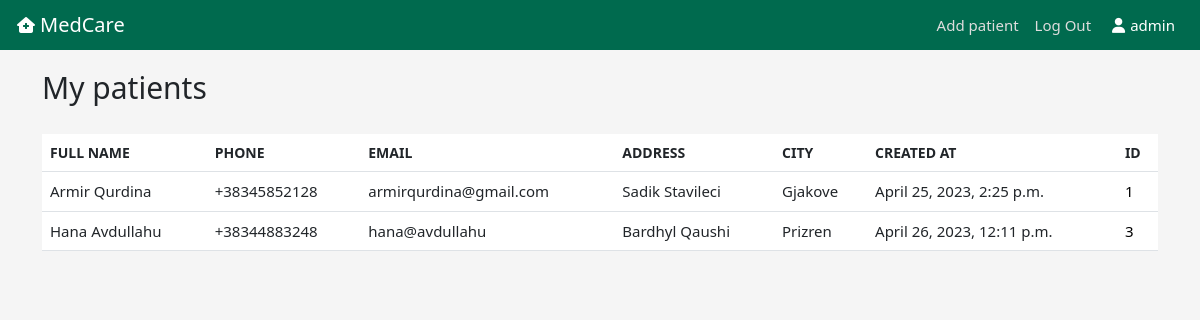
Before: / (signed in) with the older database file.
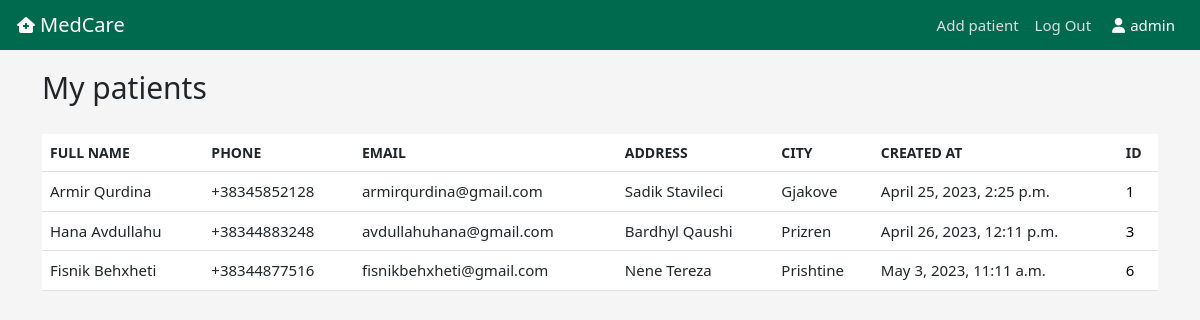
After: the same page with the newer database file.
### main/models.py (models this page shows, shortened)
class Patient(models.Model):
    created_at = models.DateTimeField(auto_now_add=True)
    first_name = models.CharField(max_length=50)
    last_name = models.CharField(max_length=50)
    gender = models.CharField(choices=GENDER_CHOICES, max_length=1, default=None)
    phone = models.CharField(max_length=20)
    email = models.CharField(max_length=100)
    address = models.CharField(max_length=100)
    city = models.CharField(max_length=50)
    description = models.TextField()
    user = models.ForeignKey(User, on_delete=models.CASCADE)

### main/views.py (the view)
# urls.py: path("", views.home, name='home'),
def home(request):
    patients = Patient.objects.filter(user=request.user.id)
    if request.method == 'POST':
        username = request.POST['username']
        password = request.POST['password']
        user = authenticate(request, username=username, password=password)
        if user is not None:
            login(request, user)
            messages.success(request, 'You have been successfully logged in. Welcome!')
            return redirect('home')
        else:
            messages.error(request, 'Wrong credentials. Invalid username or password.')
            return redirect('home')
    else:
        return render(request, "home.html", {'patients': patients})

### main/templates/home.html (shortened to what this page needs)
{% extends 'base.html' %}
{% block content %}
    {% if user.is_authenticated %}
    <div class="container home-container">
        <h1>My patients</h1>
        <table class="table table-hover">
            <thead>
                <tr>
                    <th scope="col">Full Name</th>
                    <th scope="col">Phone</th>
                    <th scope="col">Email</th>
                    <th scope="col">Address</th>
                    <th scope="col">City</th>
                    <th scope="col">Created At</th>
                    <th scope="col">ID</th>
                </tr>
            </thead>
            <tbody>
                {% if patients %}
                {% for patient in patients %}
                <tr style="position: relative">
                    <td>{{ patient.first_name }} {{ patient.last_name }}</td>
                    <td>{{ patient.phone }}</td>
                    <td>{{ patient.email }}</td>
                    <td>{{ patient.address }}</td>
                    <td>{{ patient.city }}</td>
                    <td>{{ patient.created_at }}</td>
                    <td><a href="{% url 'patient' patient.id %}" class="stretched-link">{{ patient.id }}</a></td>
                </tr>
                {% endfor %}
                {% endif %}
    </div>
    {% endif %}
{% endblock %}

Changed rows visible on the page:
changed Patient "Hana": email "hana@avdullahu" → "avdullahuhana@gmail.com"
added Patient: first_name "Fisnik", last_name "Behxheti", phone "+38344877516", email "fisnikbehxheti@gmail.com", address "Nene Tereza", city "Prishtine", created_at "May 3, 2023, 11:11 a.m.", id "6"
